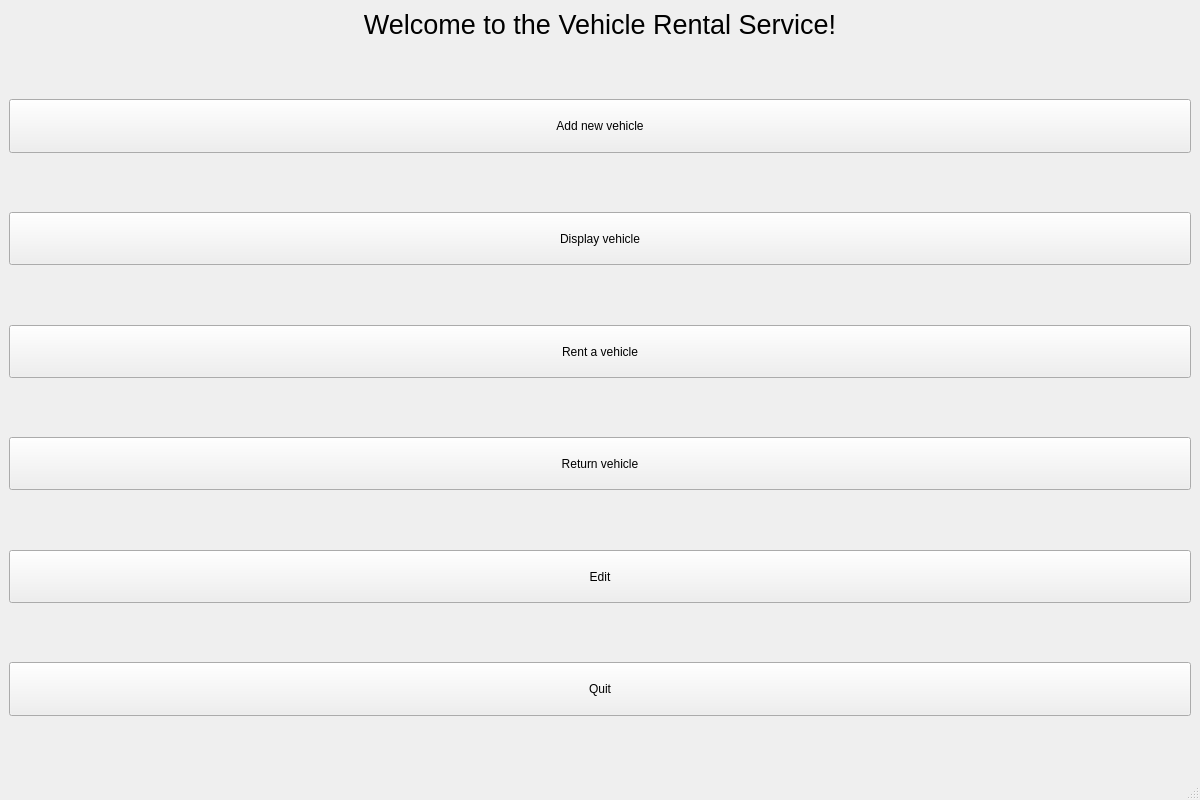
<?xml version="1.0" encoding="UTF-8"?>
<ui version="4.0">
 <class>MainWindow</class>
 <widget class="QMainWindow" name="MainWindow">
  <property name="geometry">
   <rect>
    <x>0</x>
    <y>0</y>
    <width>1200</width>
    <height>800</height>
   </rect>
  </property>
  <property name="maximumSize">
   <size>
    <width>1200</width>
    <height>800</height>
   </size>
  </property>
  <property name="windowTitle">
   <string>MainWindow</string>
  </property>
  <widget class="QWidget" name="centralwidget">
   <layout class="QVBoxLayout" name="verticalLayout">
    <item>
     <widget class="QLabel" name="Header_l">
      <property name="font">
       <font>
        <pointsize>20</pointsize>
       </font>
      </property>
      <property name="text">
       <string>Welcome to the Vehicle Rental Service!</string>
      </property>
      <property name="alignment">
       <set>Qt::AlignCenter</set>
      </property>
     </widget>
    </item>
    <item>
     <spacer name="verticalSpacer">
      <property name="orientation">
       <enum>Qt::Vertical</enum>
      </property>
      <property name="sizeHint" stdset="0">
       <size>
        <width>20</width>
        <height>40</height>
       </size>
      </property>
     </spacer>
    </item>
    <item>
     <widget class="QPushButton" name="AddV_b">
      <property name="sizePolicy">
       <sizepolicy hsizetype="Minimum" vsizetype="Expanding">
        <horstretch>0</horstretch>
        <verstretch>0</verstretch>
       </sizepolicy>
      </property>
      <property name="text">
       <string>Add new vehicle</string>
      </property>
     </widget>
    </item>
    <item>
     <spacer name="verticalSpacer_2">
      <property name="orientation">
       <enum>Qt::Vertical</enum>
      </property>
      <property name="sizeHint" stdset="0">
       <size>
        <width>20</width>
        <height>40</height>
       </size>
      </property>
     </spacer>
    </item>
    <item>
     <widget class="QPushButton" name="DisplayV_b">
      <property name="sizePolicy">
       <sizepolicy hsizetype="Minimum" vsizetype="Expanding">
        <horstretch>0</horstretch>
        <verstretch>0</verstretch>
       </sizepolicy>
      </property>
      <property name="text">
       <string>Display vehicle</string>
      </property>
     </widget>
    </item>
    <item>
     <spacer name="verticalSpacer_3">
      <property name="orientation">
       <enum>Qt::Vertical</enum>
      </property>
      <property name="sizeHint" stdset="0">
       <size>
        <width>20</width>
        <height>40</height>
       </size>
      </property>
     </spacer>
    </item>
    <item>
     <widget class="QPushButton" name="RentV_b">
      <property name="sizePolicy">
       <sizepolicy hsizetype="Minimum" vsizetype="Expanding">
        <horstretch>0</horstretch>
        <verstretch>0</verstretch>
       </sizepolicy>
      </property>
      <property name="text">
       <string>Rent a vehicle</string>
      </property>
     </widget>
    </item>
    <item>
     <spacer name="verticalSpacer_4">
      <property name="orientation">
       <enum>Qt::Vertical</enum>
      </property>
      <property name="sizeHint" stdset="0">
       <size>
        <width>20</width>
        <height>40</height>
       </size>
      </property>
     </spacer>
    </item>
    <item>
     <widget class="QPushButton" name="ReturnV_b">
      <property name="sizePolicy">
       <sizepolicy hsizetype="Minimum" vsizetype="Expanding">
        <horstretch>0</horstretch>
        <verstretch>0</verstretch>
       </sizepolicy>
      </property>
      <property name="text">
       <string>Return vehicle</string>
      </property>
     </widget>
    </item>
    <item>
     <spacer name="verticalSpacer_5">
      <property name="orientation">
       <enum>Qt::Vertical</enum>
      </property>
      <property name="sizeHint" stdset="0">
       <size>
        <width>20</width>
        <height>40</height>
       </size>
      </property>
     </spacer>
    </item>
    <item>
     <widget class="QPushButton" name="EditV_B">
      <property name="sizePolicy">
       <sizepolicy hsizetype="Minimum" vsizetype="Expanding">
        <horstretch>0</horstretch>
        <verstretch>0</verstretch>
       </sizepolicy>
      </property>
      <property name="text">
       <string>Edit</string>
      </property>
     </widget>
    </item>
    <item>
     <spacer name="verticalSpacer_6">
      <property name="orientation">
       <enum>Qt::Vertical</enum>
      </property>
      <property name="sizeHint" stdset="0">
       <size>
        <width>20</width>
        <height>40</height>
       </size>
      </property>
     </spacer>
    </item>
    <item>
     <widget class="QPushButton" name="Quit_b">
      <property name="sizePolicy">
       <sizepolicy hsizetype="Minimum" vsizetype="Expanding">
        <horstretch>0</horstretch>
        <verstretch>0</verstretch>
       </sizepolicy>
      </property>
      <property name="text">
       <string>Quit</string>
      </property>
     </widget>
    </item>
    <item>
     <spacer name="verticalSpacer_7">
      <property name="orientation">
       <enum>Qt::Vertical</enum>
      </property>
      <property name="sizeHint" stdset="0">
       <size>
        <width>20</width>
        <height>40</height>
       </size>
      </property>
     </spacer>
    </item>
   </layout>
  </widget>
  <widget class="QMenuBar" name="menubar">
   <property name="geometry">
    <rect>
     <x>0</x>
     <y>0</y>
     <width>1200</width>
     <height>21</height>
    </rect>
   </property>
  </widget>
  <widget class="QStatusBar" name="statusbar"/>
 </widget>
 <resources/>
 <connections/>
</ui>
